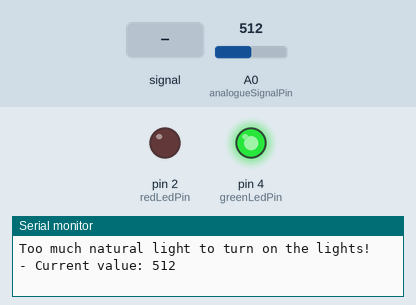
This sketch was run on a simulated Arduino Uno, built with avr-gcc and run on an emulated ATmega328P. On the bench: output pins drawn as LEDs (lit = HIGH), the last lines printed to the serial monitor. The inputs (shaded band) are chosen by the test bench; at power-on: A0 (analogueSignalPin) = 512.

Above: at 1.3 s.
1.4 s: A0 (analogueSignalPin) fed a 200 Hz sine of ±81 counts around its level
At 2.4 s:
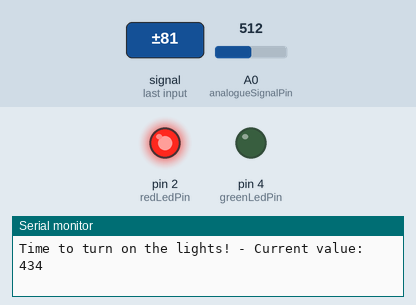
4.4 s: A0 (analogueSignalPin) set to 490
At 4.9 s:
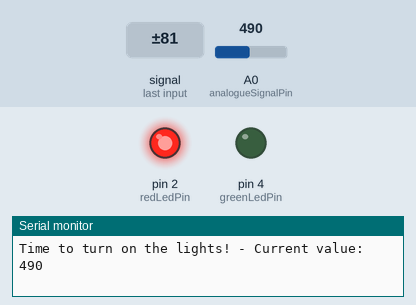
7.4 s: A0 (analogueSignalPin) set to 510
At 7.9 s:
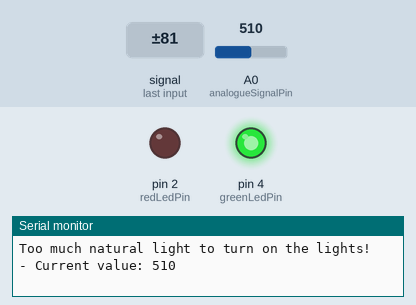
Timing chart, 0 to 10.4 s (numbered marks = the images above; inputs shaded):
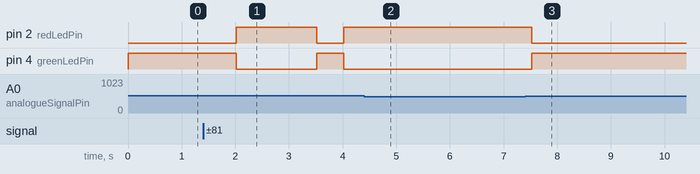

Measured:
- the behaviour switches between 500 and 501 on A0 (analogueSignalPin) (found by bisection; images 2 and 3)
- after the input at 1.4 s, pin 2 (redLedPin): LOW → HIGH after 0.61 s, → LOW 1.5 s later, → HIGH 0.50 s later; pin 4 (greenLedPin): HIGH → LOW after 0.61 s, → HIGH 1.5 s later, → LOW 0.50 s later
- after the input at 4.4 s, pin 2 (redLedPin): stays HIGH (without the input it goes to LOW after 0.62 s); pin 4 (greenLedPin): stays LOW (without the input it goes to HIGH after 0.62 s)
- after the input at 7.4 s, pin 2 (redLedPin): HIGH → LOW after 0.12 s; pin 4 (greenLedPin): LOW → HIGH after 0.12 s

The sketch:

assessment1.project.artefact.mycode.0.1.2.0.nc.ino
```cpp
/*
  Control when one of two LED lights is to be turned on or off depending on the
  given light intensity measured with a light sensor.
*/
// Declare variables
int redLedPin = 2;
int greenLedPin = 4;

int analogueSignalPin = A0;
int analogueValue = 0;

// Set Variables
void setup () {
  pinMode(redLedPin, OUTPUT);
  pinMode(greenLedPin, OUTPUT);

  pinMode(analogueSignalPin, INPUT);

  Serial.begin(9600);
}

// Circuit controls
void loop () {
  analogueValue = analogRead(analogueSignalPin);

  if (analogueValue <= 500) {
    digitalWrite(redLedPin, HIGH);
    Serial.print("Time to turn on the lights! - Current value: ");
  }
  else {
    digitalWrite(greenLedPin, HIGH);
    Serial.print("Too much natural light to turn on the lights! - Current value: ");
  }

  Serial.println(analogueValue);

  delay(500);

  digitalWrite(redLedPin, LOW);
  digitalWrite(greenLedPin, LOW);
}
```
